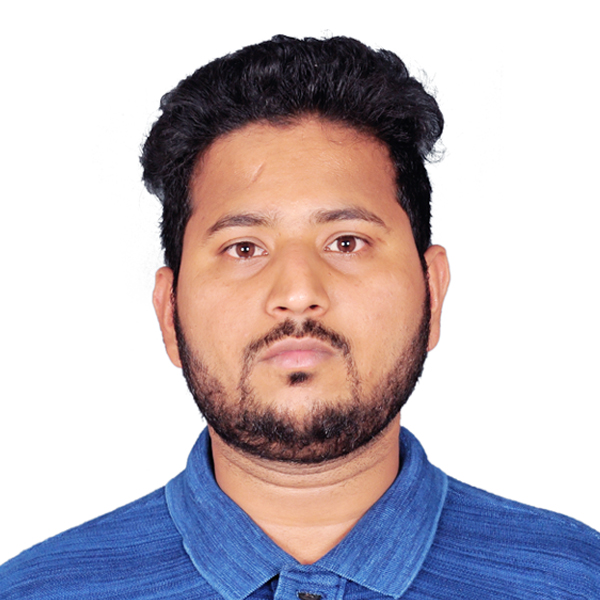
#> input picture Resources/praveen.jpg, 600 x 600 px
$ python PlayWithResoultions.py
#> lines starting #> are read from the running program, lines starting #| are printed output that depends on the picture
import cv2
import numpy as np


def get_image_types():
    img = cv2.imread("Resources/praveen.jpg")

    # Define the kernal functon
    kernel = np.ones((5, 5), np.uint8)

    # Gray Image
    imgGray = cv2.cvtColor(img, cv2.COLOR_BGR2GRAY)
    # Blur Image
    imgBlur = cv2.GaussianBlur(imgGray, (7, 7), 0)
    # Edge Detector
    imgCanny = cv2.Canny(img, 100, 100)
    imgDilation = cv2.dilate(imgCanny, kernel, iterations=5)
    imgEroded = cv2.erode(imgDilation, kernel, iterations=5)

    cv2.imshow("Gray Image ", imgGray)
    cv2.imshow("Blur Image ", imgBlur)
    cv2.imshow("Canny Image ", imgCanny)
    cv2.imshow("Dilation Image", imgDilation)
    cv2.imshow("Erode Image ", imgEroded)
    cv2.waitKey(0)


def object_resizing():
    img = cv2.imread("Resources/praveen.jpg")
#> img is the input picture: shape (600, 600, 3); mean B, G, R 190.7, 184.2, 193.2
    print(img.shape)
#| (600, 600, 3)

    img_resize = cv2.resize(img, (1000, 500))
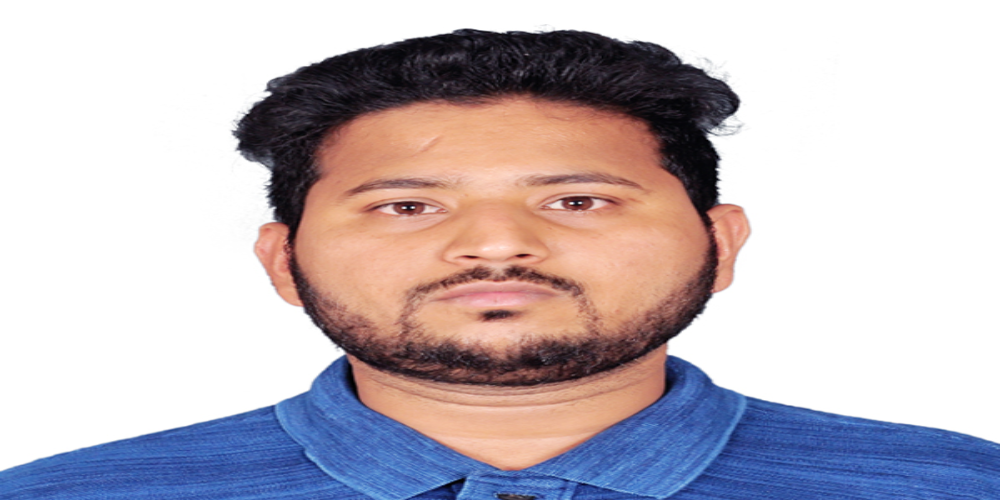
#> img_resize: shape (500, 1000, 3); mean B, G, R 190.7, 184.2, 193.1
    print(img_resize.shape)
#| (500, 1000, 3)

    img_cropped = img[0:200, 200:500]
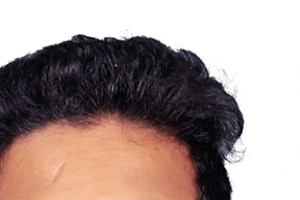
#> img_cropped: shape (200, 300, 3); mean B, G, R 145.2, 149.5, 166.7
    cv2.imshow("Image ", img)
    cv2.imshow("Image Resize ", img_resize)
    cv2.imshow("Image Cropped ", img_cropped)

    cv2.waitKey(0)

object_resizing()
#get_image_types()
